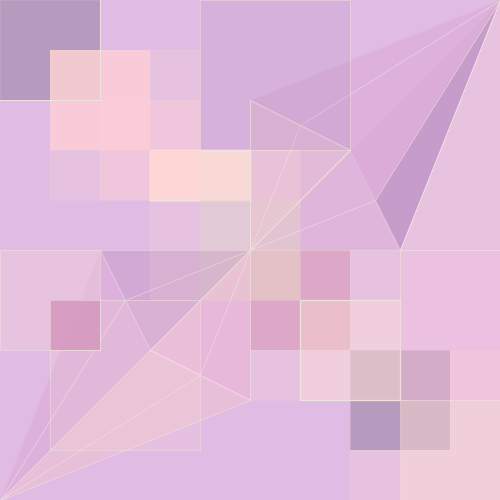
Frame 1 (no input)
Frame 60 (the mouse pressed at the canvas centre just before this capture): identical to frame 1, image omitted
Frame 120 (the mouse held since frame 60 and released just before this capture): identical to frame 1, image omitted

The Processing sketch that drew this single still picture (run headless with seeded random() and noise(); from frame 60 on, the mouse is pressed at the canvas centre):

// Processing sketch: assignment1
// ── assignment1.pde
void setup() {
  size(500, 500);
}


void draw () {
  
  background(224, 187, 228);
  color a = color(254, 200, 216, 200);
  color b = color(255, 223, 211, 200);
  color c = color(210, 145, 188, 200);
  color d = color(149, 125, 173, 200);
  color e = color(254, 200, 216);
  color f = color(209, 207, 192);
  color g = color(255, 223, 211);
  blendMode(BLEND);
  
  stroke(240, 225, 225);
  strokeWeight(0.1);
  
  fill(d);
  rect(0, 0, 100, 100);
  
  fill(a);
  rect(50, 50, 100, 100);
  
  strokeWeight(2);
  fill(b);
  rect(150, 150, 100, 50);
  
  strokeWeight(0.01);
  fill(c);
  rect(250, 250, 100, 100);
  
  fill(d);
  rect(350, 350, 100, 100);
  
  fill(e, 100);
  rect(100, 100, 100, 100);

  fill(f, 100);
  rect(200, 200, 100, 100);
  
  strokeWeight(1.2);
  fill(g, 100);
  rect(300, 300, 100, 100);
  
  strokeWeight(0.01);
  fill(b, 150);
  rect(400, 400, 100, 100);
  
  
  fill(c, 75);
  quad(250, 100, 250, 250, 400, 250, 500, 0);
  quad(100, 250, 250, 250, 250, 400, 0, 500);
  
  fill(b, 65);
  rect(350, 350, 150, 150);
  rect(250, 250, 150, 150);
  rect(150, 150, 150, 150);
  rect(50, 50, 150, 150);
  
  strokeWeight(1);
  rect(-50, -50, 150, 150);
  
  triangle(250, 250, 250, 100, 350, 150);
  fill(b, 25);
  strokeWeight(0.01);
  triangle(250, 250, 400, 250, 350, 150);
  fill(c, 50);
  triangle(350, 150, 400, 250, 500, 0);
  
  strokeWeight(0.5);
  fill(d, 50);
  triangle(250, 250, 100, 250, 150, 350);
  fill(a, 100);
  triangle(250, 250, 250, 400, 150, 350);
  fill(b, 100);
  triangle(150, 350, 250, 400, 0, 500);
  
  line(0, 500, 125, 300);
  line(125, 300, 250, 250);
  line(0, 500, 200, 375);
  line(200, 375, 250, 250);
  
  line(500, 0, 300, 125);
  line(300, 125, 250, 250);
  line(500, 0, 375, 200);
  line(375, 200, 250, 250);
  
  
  fill(d, 50);
  rect(200, 0, 150, 150);
  fill(b, 50);
  rect(50, 300, 150, 150);
  fill(e, 100);
  rect(400, 250, 150, 150);
  
  fill(b, 75);
  triangle(500, 0, 500, 250, 400, 250);
  
  rect(0, 250, 100, 100);
  fill(c);
  rect(50, 300, 50, 50);
  
  fill(d, 100);
  triangle(500, 0, 400, 250, 375, 200);
  
}
